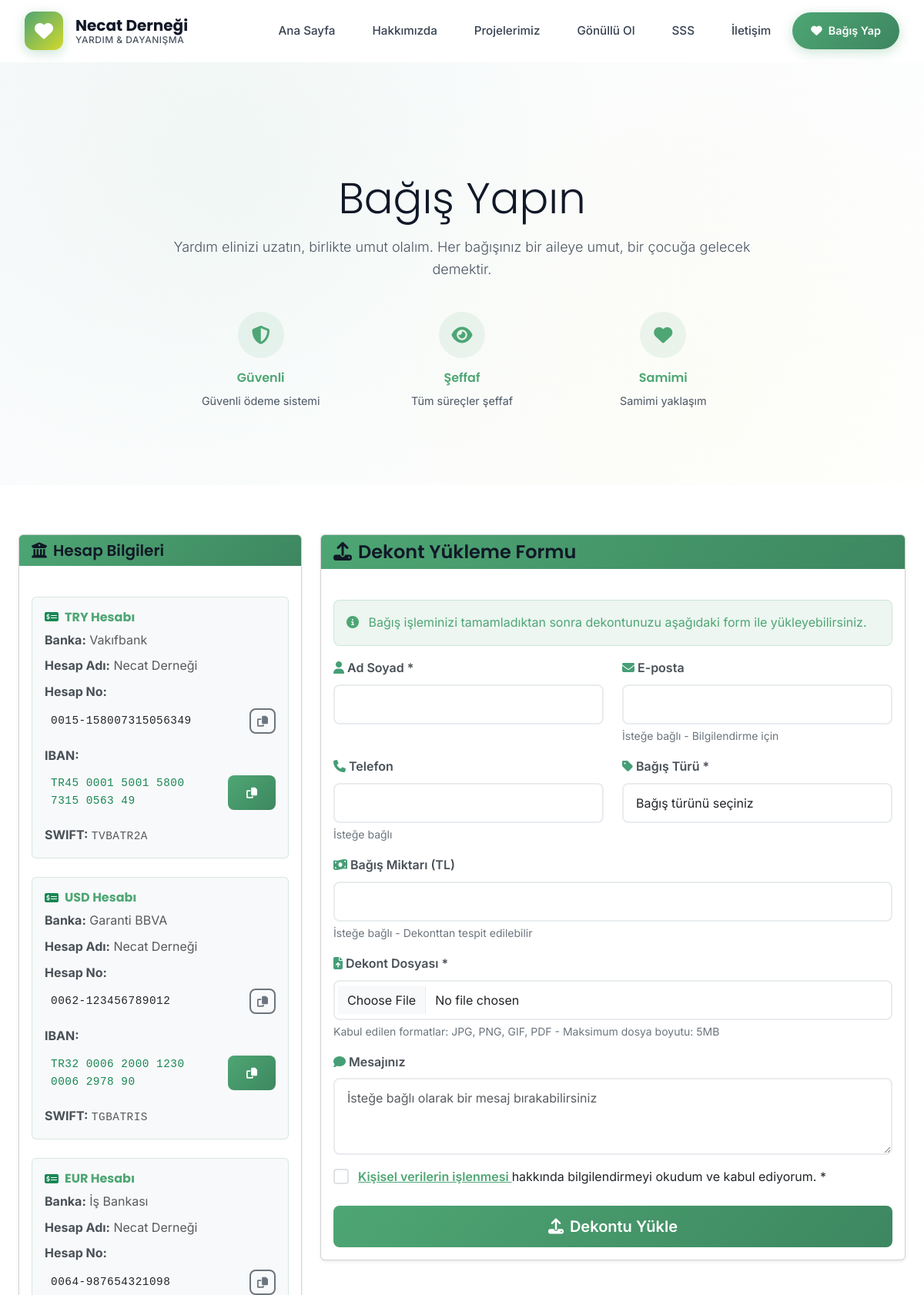
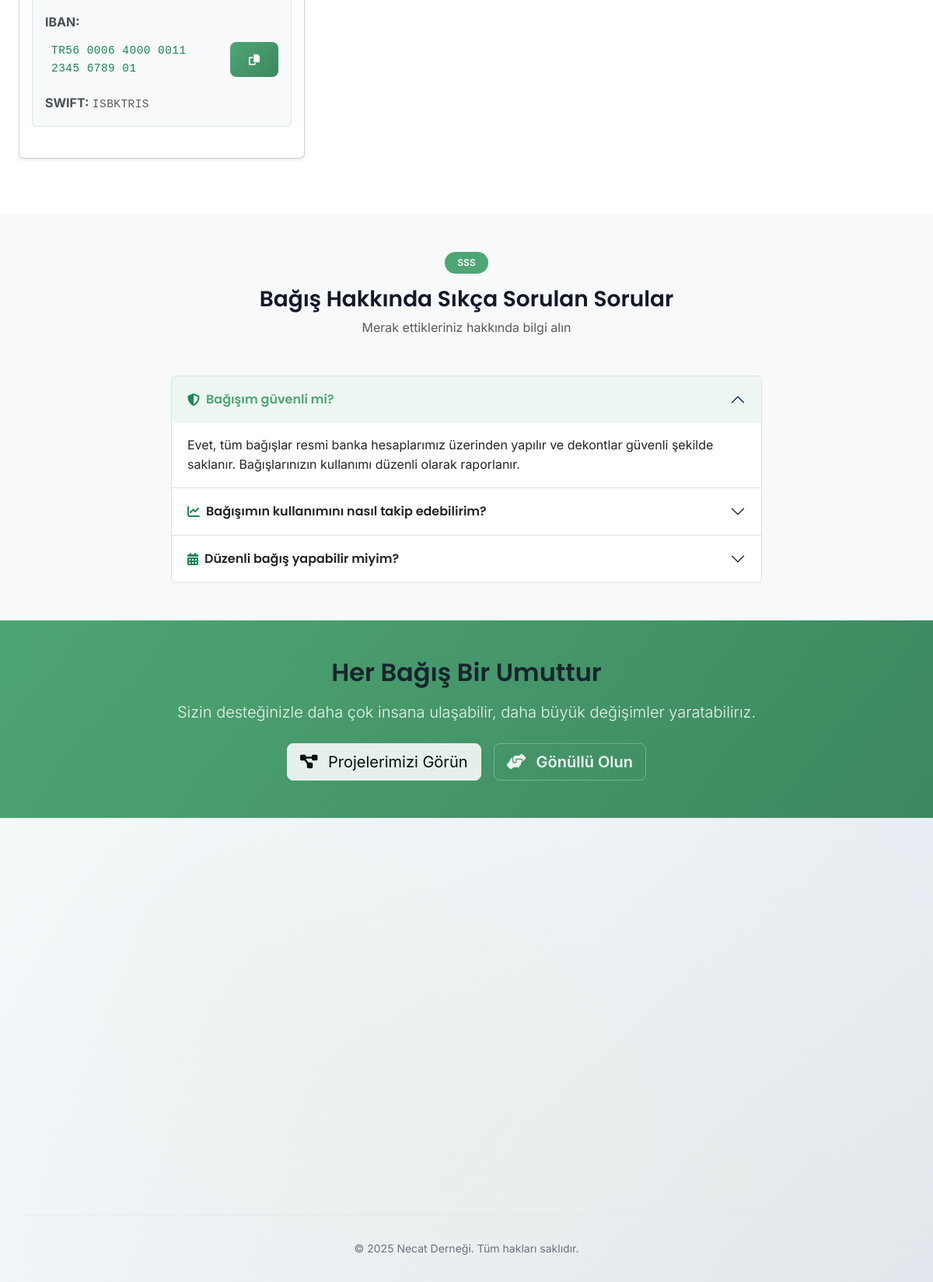
/index.php?page=donate, run on the app's committed database (2 pictures, top to bottom).
### tables this page shows
CREATE TABLE `iban_accounts` (
  `id` int(11) NOT NULL AUTO_INCREMENT,
  `currency` varchar(10) NOT NULL,
  `bank_name` varchar(100) NOT NULL,
  `account_name` varchar(100) NOT NULL,
  `account_number` varchar(50) DEFAULT NULL,
  `iban` varchar(50) NOT NULL,
  `swift` varchar(20) DEFAULT NULL,
  `is_active` tinyint(1) NOT NULL DEFAULT 1,
  `sort_order` int(11) NOT NULL DEFAULT 0,
  `created_at` timestamp NOT NULL DEFAULT CURRENT_TIMESTAMP,
  PRIMARY KEY (`id`)
);

### includes/functions.php (called while the page is built, shortened)
<?php
function clean_output($text) {
    return htmlspecialchars($text, ENT_QUOTES, 'UTF-8');
}
?>

### pages/donate.php (the view, shortened to what this page needs)
<?php
try {
    $stmt = $pdo->prepare("SELECT * FROM iban_accounts WHERE is_active = 1 ORDER BY sort_order ASC");
    $stmt->execute();
    $iban_accounts = $stmt->fetchAll();
} catch (PDOException $e) {
    $iban_accounts = [];
}
?>
<section class="hero-section">
    <div class="container">
        <div class="row justify-content-center text-center">
            <div class="col-lg-8">
                <h1 class="display-4 mb-3">Bağış Yapın</h1>
                <p class="lead mb-4">
                    Yardım elinizi uzatın, birlikte umut olalım. Her bağışınız bir aileye
                    umut, bir çocuğa gelecek demektir.
                </p>
                <div class="row text-center mt-4">
                    <div class="col-md-4 col-12 mb-3">
                        <div class="trust-feature">
                            <div class="trust-icon">
                                <i class="fas fa-shield-alt"></i>
                            </div>
                            <h6 class="trust-title">Güvenli</h6>
                            <small class="trust-desc">Güvenli ödeme sistemi</small>
                        </div>
                    </div>
                    <div class="col-md-4 col-12 mb-3">
                        <div class="trust-feature">
                            <div class="trust-icon">
                                <i class="fas fa-eye"></i>
                            </div>
                            <h6 class="trust-title">Şeffaf</h6>
                            <small class="trust-desc">Tüm süreçler şeffaf</small>
                        </div>
                    </div>
                    <div class="col-md-4 col-12 mb-3">
                        <div class="trust-feature">
                            <div class="trust-icon">
                                <i class="fas fa-heart"></i>
                            </div>
                            <h6 class="trust-title">Samimi</h6>
                            <small class="trust-desc">Samimi yaklaşım</small>
                        </div>
                    </div>
                </div>
            </div>
        </div>
    </div>
</section>
<section class="py-5">
    <div class="container">
        <div class="row">
            <div class="col-lg-4 mb-4">
                <div class="card shadow-sm">
                    <div class="card-header bg-primary text-white">
                        <h5 class="mb-0">
                            <i class="fas fa-university me-2"></i>Hesap Bilgileri
                        </h5>
                    </div>
                    <div class="card-body">
                        <?php foreach ($iban_accounts as $account): ?>
                            <div class="account-info mb-4 p-3 border rounded">
                                <div class="d-flex align-items-center mb-2">
                                    <i class="fas fa-money-check-alt text-success me-2"></i>
                                    <h6 class="text-success mb-0"><?php echo clean_output($account['currency']); ?> Hesabı</h6>
                                </div>
                                <div class="account-details">
                                    <p class="mb-2">
                                        <strong>Banka:</strong>
                                        <span class="text-muted"><?php echo clean_output($account['bank_name']); ?></span>
                                    </p>
                                    <p class="mb-2">
                                        <strong>Hesap Adı:</strong>
                                        <span class="text-muted"><?php echo clean_output($account['account_name']); ?></span>
                                    </p>
                                    <?php if (!empty($account['account_number'])): ?>
                                        <p class="mb-2">
                                            <strong>Hesap No:</strong>
                                            <div class="d-flex align-items-center mt-1">
                                                <span class="font-monospace text-dark bg-light px-2 py-1 rounded me-2 flex-grow-1">
                                                    <?php echo clean_output($account['account_number']); ?>
                                                </span>
                                                <button class="btn btn-sm btn-outline-primary"
                                                        onclick="copyToClipboard('<?php echo clean_output($account['account_number']); ?>')"
                                                        title="Kopyala">
                                                    <i class="fas fa-copy"></i>
                                                </button>
                                            </div>
                                        </p>
                                    <?php endif; ?>
                                    <p class="mb-2">
                                        <strong>IBAN:</strong>
                                        <div class="d-flex align-items-center mt-1">
                                            <span class="font-monospace text-success bg-light px-2 py-1 rounded me-2 flex-grow-1">
                                                <?php echo clean_output($account['iban']); ?>
                                            </span>
                                            <button class="btn btn-sm btn-primary"
                                                    onclick="copyToClipboard('<?php echo clean_output($account['iban']); ?>')"
                                                    title="Kopyala">
                                                <i class="fas fa-copy"></i>
                                            </button>
                                        </div>
                                    </p>
                                    <?php if (!empty($account['swift'])): ?>
                                        <p class="mb-0">
                                            <strong>SWIFT:</strong>
                                            <span class="font-monospace text-muted"><?php echo clean_output($account['swift']); ?></span>
                                        </p>
                                    <?php endif; ?>
                                </div>
                            </div>
                        <?php endforeach; ?>
                    </div>
                </div>
            </div>
            <div class="col-lg-8 mb-4">
                <div class="card shadow-sm">
                    <div class="card-header bg-primary text-white">
                        <h4 class="mb-0">
                            <i class="fas fa-upload me-2"></i>Dekont Yükleme Formu
                        </h4>
                    </div>
                    <div class="card-body">
                        <div class="alert alert-info">
                            <i class="fas fa-info-circle me-2"></i>
                            Bağış işleminizi tamamladıktan sonra dekontunuzu aşağıdaki form ile yükleyebilirsiniz.
                        </div>
                        <form id="donation-form" class="needs-validation" novalidate enctype="multipart/form-data">
                            <div class="row">
                                <div class="col-md-6 mb-3">
                                    <label for="donor_name" class="form-label">
                                        <i class="fas fa-user text-success me-1"></i>Ad Soyad *
                                    </label>
                                    <input type="text" class="form-control" id="donor_name" name="donor_name" required>
                                </div>
                                <div class="col-md-6 mb-3">
                                    <label for="donor_email" class="form-label">
                                        <i class="fas fa-envelope text-success me-1"></i>E-posta
                                    </label>
                                    <input type="email" class="form-control" id="donor_email" name="donor_email">
                                    <div class="form-text">İsteğe bağlı - Bilgilendirme için</div>
                                </div>
                            </div>
                            <div class="row">
                                <div class="col-md-6 mb-3">
                                    <label for="donor_phone" class="form-label">
                                        <i class="fas fa-phone text-success me-1"></i>Telefon
                                    </label>
                                    <input type="tel" class="form-control" id="donor_phone" name="donor_phone">
                                    <div class="form-text">İsteğe bağlı</div>
                                </div>
                                <div class="col-md-6 mb-3">
                                    <label for="donation_type" class="form-label">
                                        <i class="fas fa-tag text-success me-1"></i>Bağış Türü *
                                    </label>
                                    <select class="form-control" id="donation_type" name="donation_type_id" required>
                                        <option value="">Bağış türünü seçiniz</option>
                                    </select>
                                </div>
                            </div>
                            <div class="mb-3">
                                <label for="amount" class="form-label">
                                    <i class="fas fa-money-bill-wave text-success me-1"></i>Bağış Miktarı (TL)
                                </label>
                                <input type="number" class="form-control" id="amount" name="amount" min="1" step="0.01">
                                <div class="form-text">İsteğe bağlı - Dekonttan tespit edilebilir</div>
                            </div>
                            <div class="mb-3">
                                <label for="receipt_file" class="form-label">
                                    <i class="fas fa-file-upload text-success me-1"></i>Dekont Dosyası *
                                </label>
                                <input type="file" class="form-control" id="receipt_file" name="receipt_file"
                                       accept=".jpg,.jpeg,.png,.gif,.pdf" required>
                                <div class="form-text">
                                    Kabul edilen formatlar: JPG, PNG, GIF, PDF - Maksimum dosya boyutu: 5MB
                                </div>
                            </div>
                            <div class="mb-3">
                                <label for="message" class="form-label">
                                    <i class="fas fa-comment text-success me-1"></i>Mesajınız
                                </label>
                                <textarea class="form-control" id="message" name="message" rows="3"
                                         placeholder="İsteğe bağlı olarak bir mesaj bırakabilirsiniz"></textarea>
                            </div>
                            <div class="mb-4 form-check">
                                <input type="checkbox" class="form-check-input" id="privacy_consent" required>
                                <label class="form-check-label" for="privacy_consent">
                                    <span class="text-success" style="cursor: pointer;" onclick="openKVKKModal()">
                                        Kişisel verilerin işlenmesi
                                    </span>
                                    hakkında bilgilendirmeyi okudum ve kabul ediyorum. *
                                </label>
                            </div>
                            <div class="d-grid">
                                <button type="submit" class="btn btn-primary btn-lg">
                                    <i class="fas fa-upload me-2"></i>Dekontu Yükle
                                </button>
                            </div>
                        </form>
                    </div>
                </div>
            </div>
        </div>
    </div>
</section>
<section class="py-5 bg-light">
    <div class="container">
        <div class="text-center mb-5">
            <span class="badge bg-primary px-3 py-2 mb-3">SSS</span>
            <h3>Bağış Hakkında Sıkça Sorulan Sorular</h3>
            <p class="text-muted">Merak ettikleriniz hakkında bilgi alın</p>
        </div>
        <div class="row justify-content-center">
            <div class="col-lg-8">
                <div class="accordion" id="donationFAQ">
                    <div class="accordion-item">
                        <h2 class="accordion-header">
                            <button class="accordion-button" type="button" data-bs-toggle="collapse"
                                    data-bs-target="#faq1">
                                <i class="fas fa-shield-alt text-success me-2"></i>
                                Bağışım güvenli mi?
                            </button>
                        </h2>
                        <div id="faq1" class="accordion-collapse collapse show" data-bs-parent="#donationFAQ">
                            <div class="accordion-body">
                                Evet, tüm bağışlar resmi banka hesaplarımız üzerinden yapılır ve dekontlar güvenli
                                şekilde saklanır. Bağışlarınızın kullanımı düzenli olarak raporlanır.
                            </div>
                        </div>
                    </div>
                    <div class="accordion-item">
                        <h2 class="accordion-header">
                            <button class="accordion-button collapsed" type="button" data-bs-toggle="collapse"
                                    data-bs-target="#faq2">
                                <i class="fas fa-chart-line text-success me-2"></i>
                                Bağışımın kullanımını nasıl takip edebilirim?
                            </button>
                        </h2>
                    </div>
                    <div class="accordion-item">
                        <h2 class="accordion-header">
                            <button class="accordion-button collapsed" type="button" data-bs-toggle="collapse"
                                    data-bs-target="#faq3">
                                <i class="fas fa-calendar-alt text-success me-2"></i>
                                Düzenli bağış yapabilir miyim?
                            </button>
                        </h2>
                    </div>
                </div>
            </div>
        </div>
    </div>
</section>
<section class="py-5 bg-primary text-white">
    <div class="container text-center">
        <h2 class="mb-3">Her Bağış Bir Umuttur</h2>
        <p class="lead mb-4">
            Sizin desteğinizle daha çok insana ulaşabilir, daha büyük değişimler yaratabilirız.
        </p>
        <div class="d-flex gap-3 justify-content-center flex-wrap">
            <a href="index.php?page=projects" class="btn btn-light btn-lg">
                <i class="fas fa-project-diagram me-2"></i> Projelerimizi Görün
            </a>
            <a href="index.php?page=volunteer" class="btn btn-outline-light btn-lg">
                <i class="fas fa-hands-helping me-2"></i> Gönüllü Olun
            </a>
        </div>
    </div>
</section>

### data on the page
iban_accounts: currency "TRY", bank_name "Vakıfbank", account_name "Necat Derneği", account_number "0015-158007315056349", iban "TR45 0001 5001 5800 7315 0563 49", swift "TVBATR2A"
iban_accounts: currency "USD", bank_name "Garanti BBVA", account_name "Necat Derneği", account_number "0062-123456789012", iban "TR32 0006 2000 1230 0006 2978 90", swift "TGBATRIS"
iban_accounts: currency "EUR", bank_name "İş Bankası", account_name "Necat Derneği", account_number "0064-987654321098", iban "TR56 0006 4000 0011 2345 6789 01", swift "ISBKTRIS"
